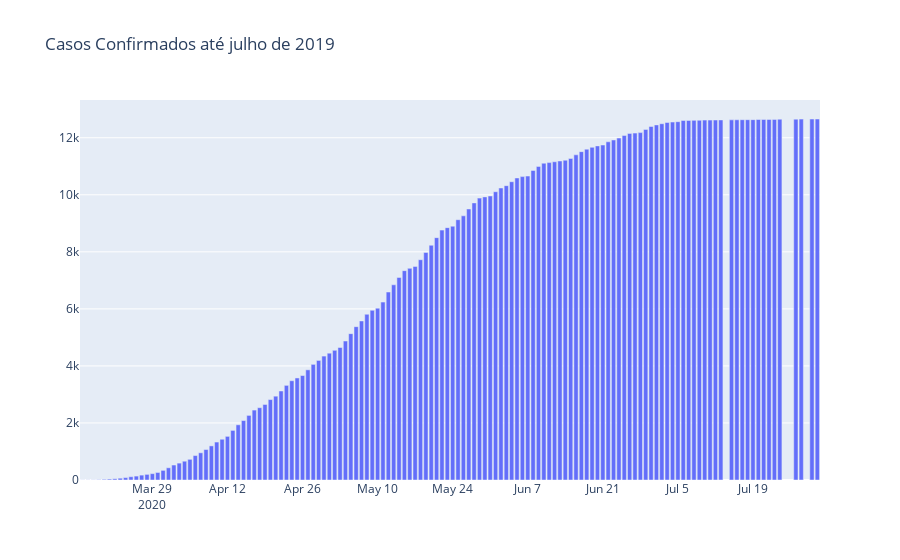

The notebook cell saved with this chart:
### Markdown cell above
**6. Elabore um gráfico que mostra o cumulativo de casos notificados ao longo do tempo;**

### Code cell
c_notificados = pd.DataFrame({'Data':dados["_dt_notificacao"].value_counts().index.values, 'Novos casos':dados["_dt_notificacao"].value_counts()})
c_notificados = c_notificados.sort_values('Data',ascending=True)
c_notificados['acumulado']= c_notificados['Novos casos'].cumsum()

fig = go.Figure()
fig.add_trace(go.Bar(x = c_notificados['Data'],
                       y = c_notificados['acumulado']))
layout = fig.update_layout(dict(title = 'Casos Confirmados até julho de 2019'))
fig.show()

### Figure 1 — Plotly figure (JSON) as saved in the notebook; plotly's stock layout.template omitted (floating-point values rounded to 4 significant figures; data arrays with more than 128 entries replaced by an {"elided": "..."} marker saying what was removed)
{"data": [{"type": "bar", "x": {"elided": "134 str values"}, "y": {"elided": "134 int values"}}], "layout": {"title": {"text": "Casos Confirmados até julho de 2019"}}}
